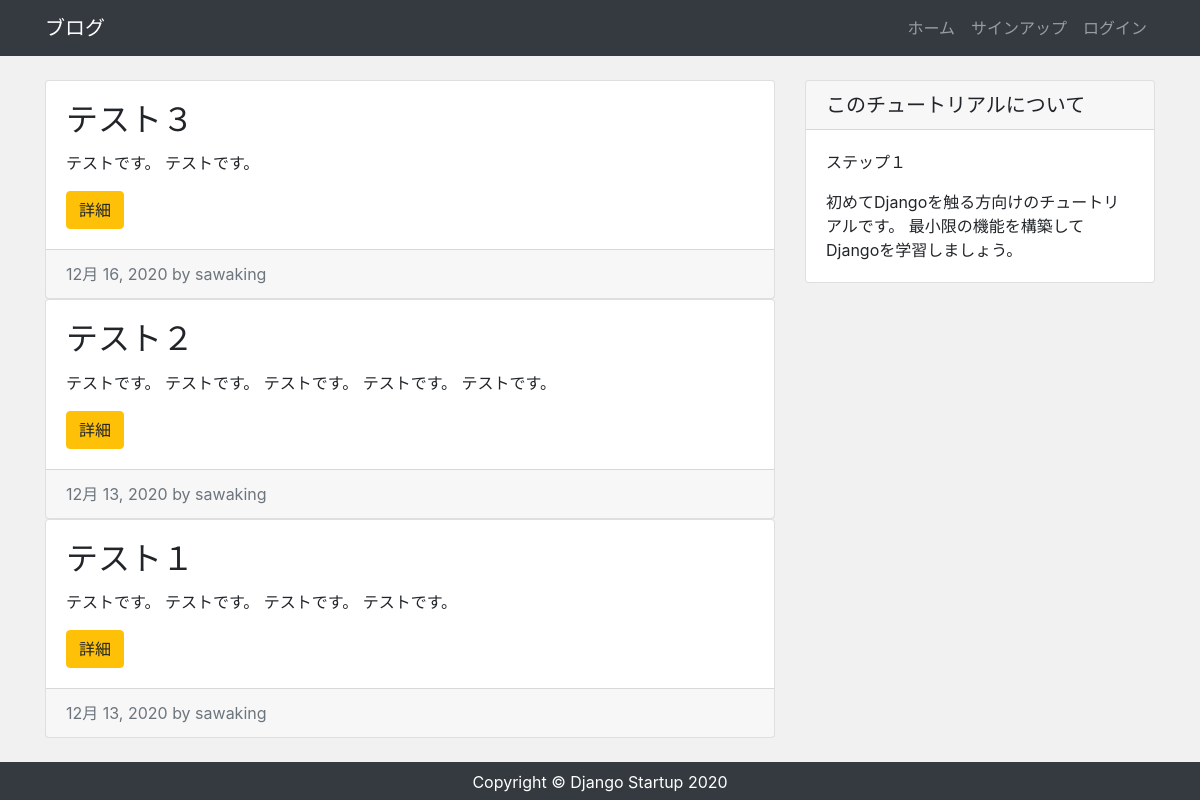
The app's page /, older data.
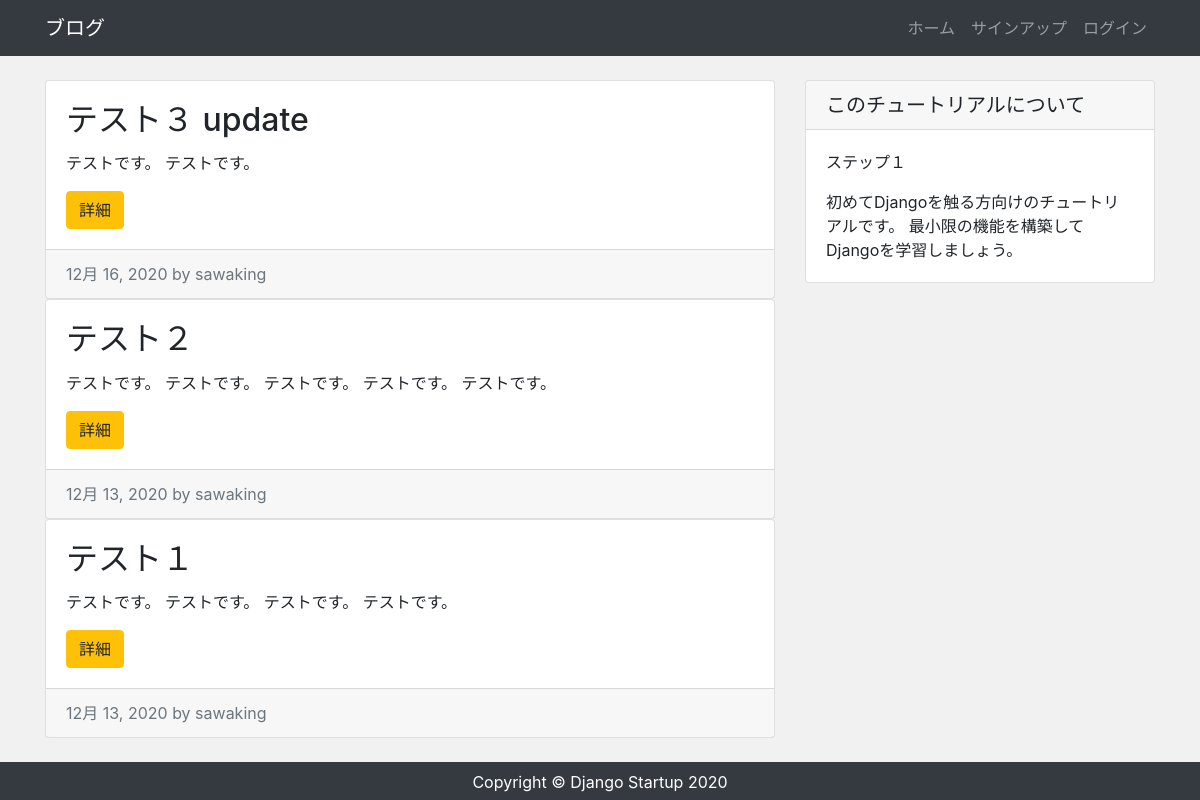
The same page, newer data.
### app/models.py (models this page shows, shortened)
class Post(models.Model):
    author = models.ForeignKey(settings.AUTH_USER_MODEL, on_delete=models.CASCADE)
    title = models.CharField("タイトル", max_length=200)
    content = models.TextField("本文")
    created = models.DateTimeField("作成日", default=timezone.now)

### app/views.py (the view)
# urls.py: path('', views.IndexView.as_view(), name='index'),
class IndexView(View):
    def get(self, request, *args, **kwargs):
        post_data = Post.objects.order_by('-id')
        return render(request, 'app/index.html',{
            'post_data': post_data
        })

### app/templates/app/index.html (shortened to what this page needs)
{% extends "app/base.html" %}
{% block content %}
<div class="row my-4">
    <div class="col-md-8">
        {% for post in post_data %}
            <div class="card md-4">
                <div class="card-body">
                    <h2 class="card-title">{{ post.title}}</h2>
                    <p class="card-text">{{ post.content|truncatechars:100 }}</p>
                    <div class="btn btn-warning">詳細</div>
                </div>
                <div class="card-footer text-muted">
                    {{ post.created|date}} by {{ post.author}}
                </div>
            </div>
        {% endfor %}
    </div>
    <div class="col-md-4">
        <div class="card">
            <h5 class="card-header">このチュートリアルについて</h5>
            <div class="card-body">
                <p>ステップ１</p>
                <p class="mb-0">
                    初めてDjangoを触る方向けのチュートリアルです。
                    最小限の機能を構築してDjangoを学習しましょう。
                </p>
            </div>
        </div>
    </div>
</div>
{% endblock %}

Row changes from the older to the newer data that the page shows:
changed Post "テストです。 テストです。": title "テスト３" → "テスト３ update"
